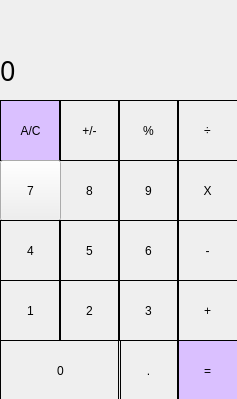
<?xml version="1.0" encoding="UTF-8"?>
<ui version="4.0">
 <class>MainWindow</class>
 <widget class="QMainWindow" name="MainWindow">
  <property name="geometry">
   <rect>
    <x>0</x>
    <y>0</y>
    <width>237</width>
    <height>399</height>
   </rect>
  </property>
  <property name="windowTitle">
   <string>MainWindow</string>
  </property>
  <widget class="QWidget" name="centralwidget">
   <widget class="QLabel" name="label">
    <property name="geometry">
     <rect>
      <x>0</x>
      <y>50</y>
      <width>221</width>
      <height>41</height>
     </rect>
    </property>
    <property name="font">
     <font>
      <family>Yu Gothic</family>
      <pointsize>20</pointsize>
     </font>
    </property>
    <property name="styleSheet">
     <string notr="true">QLabel {
qproperty-alignment: 'AlignVCenter | AlignRight';
border-botton: 1px solid gray;
}
backgroud-color : white;</string>
    </property>
    <property name="text">
     <string>0</string>
    </property>
   </widget>
   <widget class="QPushButton" name="pushButton">
    <property name="geometry">
     <rect>
      <x>0</x>
      <y>100</y>
      <width>61</width>
      <height>61</height>
     </rect>
    </property>
    <property name="styleSheet">
     <string notr="true">QPushButton
{
background-color :rgb(218, 192, 255) ;
border : 1px solid black;
}

QPushButton:pressed
{
background-color: qlineargradient (x1: 0, y1: 0, x2 : 0, y2 : 1,
                                        stop: 0 #F13838, stop: 1 #F13838);
}</string>
    </property>
    <property name="text">
     <string>A/C</string>
    </property>
   </widget>
   <widget class="QPushButton" name="pushButton_2">
    <property name="geometry">
     <rect>
      <x>59</x>
      <y>100</y>
      <width>61</width>
      <height>61</height>
     </rect>
    </property>
    <property name="styleSheet">
     <string notr="true">QPushButton
{
background-color : rgb (216,215,214);
border : 1px solid black;
}

QPushButton:pressed
{
background-color: qlineargradient (x1: 0, y1: 0, x2 : 0, y2 : 1,
                                        stop: 0 #BEBEBE, stop: 1 #D8D9D10);
}</string>
    </property>
    <property name="text">
     <string>+/-</string>
    </property>
   </widget>
   <widget class="QPushButton" name="pushButton_procent">
    <property name="geometry">
     <rect>
      <x>118</x>
      <y>100</y>
      <width>61</width>
      <height>61</height>
     </rect>
    </property>
    <property name="styleSheet">
     <string notr="true">QPushButton
{
background-color : rgb (216,215,214);
border : 1px solid black;
}

QPushButton:pressed
{
background-color: qlineargradient (x1: 0, y1: 0, x2 : 0, y2 : 1,
                                        stop: 0 #BEBEBE, stop: 1 #D8D9D10);
}</string>
    </property>
    <property name="text">
     <string>%</string>
    </property>
   </widget>
   <widget class="QPushButton" name="pushButton_razdelit">
    <property name="geometry">
     <rect>
      <x>177</x>
      <y>100</y>
      <width>61</width>
      <height>61</height>
     </rect>
    </property>
    <property name="styleSheet">
     <string notr="true">QPushButton
{
background-color : rgb (216,215,214);
border : 1px solid black;
}

QPushButton:pressed
{
background-color: qlineargradient (x1: 0, y1: 0, x2 : 0, y2 : 1,
                                        stop: 0 #BEBEBE, stop: 1 #D8D9D10);
}</string>
    </property>
    <property name="text">
     <string>÷</string>
    </property>
   </widget>
   <widget class="QPushButton" name="pushButton_x">
    <property name="geometry">
     <rect>
      <x>177</x>
      <y>160</y>
      <width>61</width>
      <height>61</height>
     </rect>
    </property>
    <property name="styleSheet">
     <string notr="true">QPushButton
{
background-color : rgb (216,215,214);
border : 1px solid black;
}

QPushButton:pressed
{
background-color: qlineargradient (x1: 0, y1: 0, x2 : 0, y2 : 1,
                                        stop: 0 #BEBEBE, stop: 1 #D8D9D10);
}</string>
    </property>
    <property name="text">
     <string>X</string>
    </property>
   </widget>
   <widget class="QPushButton" name="pushButton_9">
    <property name="geometry">
     <rect>
      <x>118</x>
      <y>160</y>
      <width>61</width>
      <height>61</height>
     </rect>
    </property>
    <property name="styleSheet">
     <string notr="true">QPushButton
{
background-color : rgb (216,215,214);
border : 1px solid black;
}

QPushButton:pressed
{
background-color: qlineargradient (x1: 0, y1: 0, x2 : 0, y2 : 1,
                                        stop: 0 #BEBEBE, stop: 1 #D8D9D10);
}</string>
    </property>
    <property name="text">
     <string>9</string>
    </property>
   </widget>
   <widget class="QPushButton" name="pushButton_8">
    <property name="geometry">
     <rect>
      <x>59</x>
      <y>160</y>
      <width>61</width>
      <height>61</height>
     </rect>
    </property>
    <property name="styleSheet">
     <string notr="true">QPushButton
{
background-color : rgb (216,215,214);
border : 1px solid black;
}

QPushButton:pressed
{
background-color: qlineargradient (x1: 0, y1: 0, x2 : 0, y2 : 1,
                                        stop: 0 #BEBEBE, stop: 1 #D8D9D10);
}</string>
    </property>
    <property name="text">
     <string>8</string>
    </property>
   </widget>
   <widget class="QPushButton" name="pushButton_7">
    <property name="geometry">
     <rect>
      <x>0</x>
      <y>160</y>
      <width>61</width>
      <height>61</height>
     </rect>
    </property>
    <property name="styleSheet">
     <string notr="true">QPushButton
{
background-color :rgb(255, 170, 255)
border : 1px solid black;
}

QPushButton:pressed
{
background-color: qlineargradient (x1: 0, y1: 0, x2 : 0, y2 : 1,
                                        stop: 0 #BEBEBE, stop: 1 #D8D9D10);
}</string>
    </property>
    <property name="text">
     <string>7</string>
    </property>
   </widget>
   <widget class="QPushButton" name="pushButton_minus">
    <property name="geometry">
     <rect>
      <x>177</x>
      <y>220</y>
      <width>61</width>
      <height>61</height>
     </rect>
    </property>
    <property name="styleSheet">
     <string notr="true">QPushButton
{
background-color : rgb (216,215,214);
border : 1px solid black;
}

QPushButton:pressed
{
background-color: qlineargradient (x1: 0, y1: 0, x2 : 0, y2 : 1,
                                        stop: 0 #BEBEBE, stop: 1 #D8D9D10);
}</string>
    </property>
    <property name="text">
     <string>-</string>
    </property>
   </widget>
   <widget class="QPushButton" name="pushButton_2_3">
    <property name="geometry">
     <rect>
      <x>59</x>
      <y>280</y>
      <width>61</width>
      <height>61</height>
     </rect>
    </property>
    <property name="sizePolicy">
     <sizepolicy hsizetype="Minimum" vsizetype="MinimumExpanding">
      <horstretch>0</horstretch>
      <verstretch>0</verstretch>
     </sizepolicy>
    </property>
    <property name="styleSheet">
     <string notr="true">QPushButton
{
background-color : rgb (216,215,214);
border : 1px solid black;
}

QPushButton:pressed
{
background-color: qlineargradient (x1: 0, y1: 0, x2 : 0, y2 : 1,
                                        stop: 0 #BEBEBE, stop: 1 #D8D9D10);
}</string>
    </property>
    <property name="text">
     <string>2</string>
    </property>
   </widget>
   <widget class="QPushButton" name="pushButton_6">
    <property name="geometry">
     <rect>
      <x>118</x>
      <y>220</y>
      <width>61</width>
      <height>61</height>
     </rect>
    </property>
    <property name="styleSheet">
     <string notr="true">QPushButton
{
background-color : rgb (216,215,214);
border : 1px solid black;
}

QPushButton:pressed
{
background-color: qlineargradient (x1: 0, y1: 0, x2 : 0, y2 : 1,
                                        stop: 0 #BEBEBE, stop: 1 #D8D9D10);
}</string>
    </property>
    <property name="text">
     <string>6</string>
    </property>
   </widget>
   <widget class="QPushButton" name="pushButton_1">
    <property name="geometry">
     <rect>
      <x>0</x>
      <y>280</y>
      <width>61</width>
      <height>61</height>
     </rect>
    </property>
    <property name="styleSheet">
     <string notr="true">QPushButton
{
background-color : rgb (216,215,214);
border : 1px solid black;
}

QPushButton:pressed
{
background-color: qlineargradient (x1: 0, y1: 0, x2 : 0, y2 : 1,
                                        stop: 0 #BEBEBE, stop: 1 #D8D9D10);
}</string>
    </property>
    <property name="text">
     <string>1</string>
    </property>
   </widget>
   <widget class="QPushButton" name="pushButton_5">
    <property name="geometry">
     <rect>
      <x>59</x>
      <y>220</y>
      <width>61</width>
      <height>61</height>
     </rect>
    </property>
    <property name="styleSheet">
     <string notr="true">QPushButton
{
background-color : rgb (216,215,214);
border : 1px solid black;
}

QPushButton:pressed
{
background-color: qlineargradient (x1: 0, y1: 0, x2 : 0, y2 : 1,
                                        stop: 0 #BEBEBE, stop: 1 #D8D9D10);
}</string>
    </property>
    <property name="text">
     <string>5</string>
    </property>
   </widget>
   <widget class="QPushButton" name="pushButton_3_2">
    <property name="geometry">
     <rect>
      <x>118</x>
      <y>280</y>
      <width>61</width>
      <height>61</height>
     </rect>
    </property>
    <property name="styleSheet">
     <string notr="true">QPushButton
{
background-color : rgb (216,215,214);
border : 1px solid black;
}

QPushButton:pressed
{
background-color: qlineargradient (x1: 0, y1: 0, x2 : 0, y2 : 1,
                                        stop: 0 #BEBEBE, stop: 1 #D8D9D10);
}</string>
    </property>
    <property name="text">
     <string>3</string>
    </property>
   </widget>
   <widget class="QPushButton" name="pushButton_plus">
    <property name="geometry">
     <rect>
      <x>177</x>
      <y>280</y>
      <width>61</width>
      <height>61</height>
     </rect>
    </property>
    <property name="styleSheet">
     <string notr="true">QPushButton
{
background-color : rgb (216,215,214);
border : 1px solid black;
}

QPushButton:pressed
{
background-color: qlineargradient (x1: 0, y1: 0, x2 : 0, y2 : 1,
                                        stop: 0 #BEBEBE, stop: 1 #D8D9D10);
}</string>
    </property>
    <property name="text">
     <string>+</string>
    </property>
   </widget>
   <widget class="QPushButton" name="pushButton_4">
    <property name="geometry">
     <rect>
      <x>0</x>
      <y>220</y>
      <width>61</width>
      <height>61</height>
     </rect>
    </property>
    <property name="styleSheet">
     <string notr="true">QPushButton
{
background-color : rgb (216,215,214);
border : 1px solid black;
}

QPushButton:pressed
{
background-color: qlineargradient (x1: 0, y1: 0, x2 : 0, y2 : 1,
                                        stop: 0 #BEBEBE, stop: 1 #D8D9D10);
}</string>
    </property>
    <property name="text">
     <string>4</string>
    </property>
   </widget>
   <widget class="QPushButton" name="pushButton_ravno">
    <property name="geometry">
     <rect>
      <x>177</x>
      <y>340</y>
      <width>61</width>
      <height>61</height>
     </rect>
    </property>
    <property name="styleSheet">
     <string notr="true">QPushButton
{
background-color : rgb(218, 192, 255) ;
border : 1px solid black;
}

QPushButton:pressed
{
background-color: qlineargradient (x1: 0, y1: 0, x2 : 0, y2 : 1,
                                        stop: 0 #BEBEBE, stop: 1 #D8D9D10);
}</string>
    </property>
    <property name="text">
     <string>=</string>
    </property>
   </widget>
   <widget class="QPushButton" name="pushButton_0">
    <property name="geometry">
     <rect>
      <x>0</x>
      <y>340</y>
      <width>121</width>
      <height>61</height>
     </rect>
    </property>
    <property name="styleSheet">
     <string notr="true">QPushButton
{
background-color : rgb (216,215,214);
border : 1px solid black;
}

QPushButton:pressed
{
background-color: qlineargradient (x1: 0, y1: 0, x2 : 0, y2 : 1,
                                        stop: 0 #BEBEBE, stop: 1 #D8D9D10);
}</string>
    </property>
    <property name="text">
     <string>0</string>
    </property>
   </widget>
   <widget class="QPushButton" name="pushButton_dot">
    <property name="geometry">
     <rect>
      <x>118</x>
      <y>340</y>
      <width>61</width>
      <height>61</height>
     </rect>
    </property>
    <property name="styleSheet">
     <string notr="true">QPushButton
{
background-color : rgb (216,215,214);
border : 1px solid black;
}

QPushButton:pressed
{
background-color: qlineargradient (x1: 0, y1: 0, x2 : 0, y2 : 1,
                                        stop: 0 #BEBEBE, stop: 1 #D8D9D10);
}</string>
    </property>
    <property name="text">
     <string>.</string>
    </property>
   </widget>
  </widget>
 </widget>
 <resources/>
 <connections/>
</ui>
